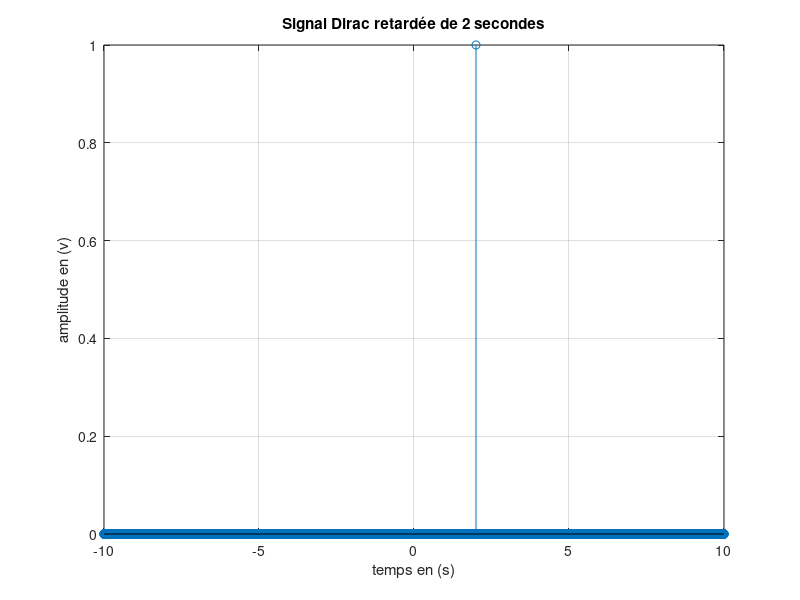

Write the MATLAB code that produced this figure.
t = -10:1/1000:10;

delta = zeros(size(t));

% Affectation de 1 uniquement pour t = 2 (l'impulsion de Dirac retardée)
delta(find(t == 2)) = 1;

figure(2);

% Tracé du signal delta retardé
stem(t, delta);

grid;

% Étiquettes des axes
xlabel('temps en (s)');
ylabel('amplitude en (v)');

% Titre du graphique
title('Signal Dirac retardée de 2 secondes');
